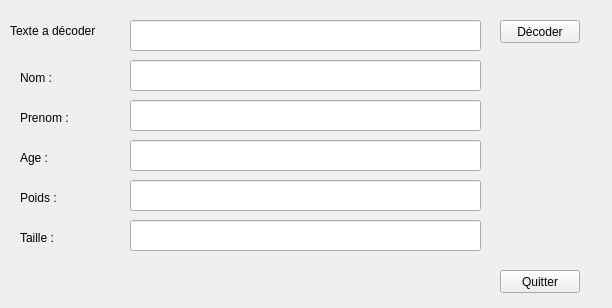
<?xml version="1.0" encoding="UTF-8"?>
<ui version="4.0">
 <class>Widget</class>
 <widget class="QWidget" name="Widget">
  <property name="geometry">
   <rect>
    <x>0</x>
    <y>0</y>
    <width>612</width>
    <height>308</height>
   </rect>
  </property>
  <property name="windowTitle">
   <string>Widget</string>
  </property>
  <widget class="QLabel" name="label">
   <property name="geometry">
    <rect>
     <x>10</x>
     <y>10</y>
     <width>101</width>
     <height>41</height>
    </rect>
   </property>
   <property name="text">
    <string>Texte a décoder</string>
   </property>
  </widget>
  <widget class="QPushButton" name="pushButtonDecoder">
   <property name="geometry">
    <rect>
     <x>500</x>
     <y>20</y>
     <width>80</width>
     <height>23</height>
    </rect>
   </property>
   <property name="text">
    <string>Décoder</string>
   </property>
  </widget>
  <widget class="QLabel" name="label_2">
   <property name="geometry">
    <rect>
     <x>20</x>
     <y>70</y>
     <width>58</width>
     <height>15</height>
    </rect>
   </property>
   <property name="text">
    <string>Nom :</string>
   </property>
  </widget>
  <widget class="QLabel" name="label_3">
   <property name="geometry">
    <rect>
     <x>20</x>
     <y>110</y>
     <width>58</width>
     <height>15</height>
    </rect>
   </property>
   <property name="text">
    <string>Prenom :</string>
   </property>
  </widget>
  <widget class="QLabel" name="label_4">
   <property name="geometry">
    <rect>
     <x>20</x>
     <y>150</y>
     <width>58</width>
     <height>15</height>
    </rect>
   </property>
   <property name="text">
    <string>Age :</string>
   </property>
  </widget>
  <widget class="QLabel" name="label_5">
   <property name="geometry">
    <rect>
     <x>20</x>
     <y>190</y>
     <width>58</width>
     <height>15</height>
    </rect>
   </property>
   <property name="text">
    <string>Poids :</string>
   </property>
  </widget>
  <widget class="QLabel" name="label_6">
   <property name="geometry">
    <rect>
     <x>20</x>
     <y>230</y>
     <width>58</width>
     <height>15</height>
    </rect>
   </property>
   <property name="text">
    <string>Taille :</string>
   </property>
  </widget>
  <widget class="QPushButton" name="Quitter">
   <property name="geometry">
    <rect>
     <x>500</x>
     <y>270</y>
     <width>80</width>
     <height>23</height>
    </rect>
   </property>
   <property name="styleSheet">
    <string notr="true"/>
   </property>
   <property name="text">
    <string>Quitter</string>
   </property>
  </widget>
  <widget class="QLineEdit" name="lineEditDecoder">
   <property name="geometry">
    <rect>
     <x>130</x>
     <y>20</y>
     <width>351</width>
     <height>31</height>
    </rect>
   </property>
  </widget>
  <widget class="QLineEdit" name="lineEditNom">
   <property name="geometry">
    <rect>
     <x>130</x>
     <y>60</y>
     <width>351</width>
     <height>31</height>
    </rect>
   </property>
  </widget>
  <widget class="QLineEdit" name="lineEditPrenom">
   <property name="geometry">
    <rect>
     <x>130</x>
     <y>100</y>
     <width>351</width>
     <height>31</height>
    </rect>
   </property>
  </widget>
  <widget class="QLineEdit" name="lineEditAge">
   <property name="geometry">
    <rect>
     <x>130</x>
     <y>140</y>
     <width>351</width>
     <height>31</height>
    </rect>
   </property>
  </widget>
  <widget class="QLineEdit" name="lineEditPoids">
   <property name="geometry">
    <rect>
     <x>130</x>
     <y>180</y>
     <width>351</width>
     <height>31</height>
    </rect>
   </property>
  </widget>
  <widget class="QLineEdit" name="lineEditTaille">
   <property name="geometry">
    <rect>
     <x>130</x>
     <y>220</y>
     <width>351</width>
     <height>31</height>
    </rect>
   </property>
  </widget>
 </widget>
 <resources/>
 <connections>
  <connection>
   <sender>Quitter</sender>
   <signal>clicked()</signal>
   <receiver>Widget</receiver>
   <slot>close()</slot>
   <hints>
    <hint type="sourcelabel">
     <x>546</x>
     <y>281</y>
    </hint>
    <hint type="destinationlabel">
     <x>467</x>
     <y>279</y>
    </hint>
   </hints>
  </connection>
 </connections>
</ui>
